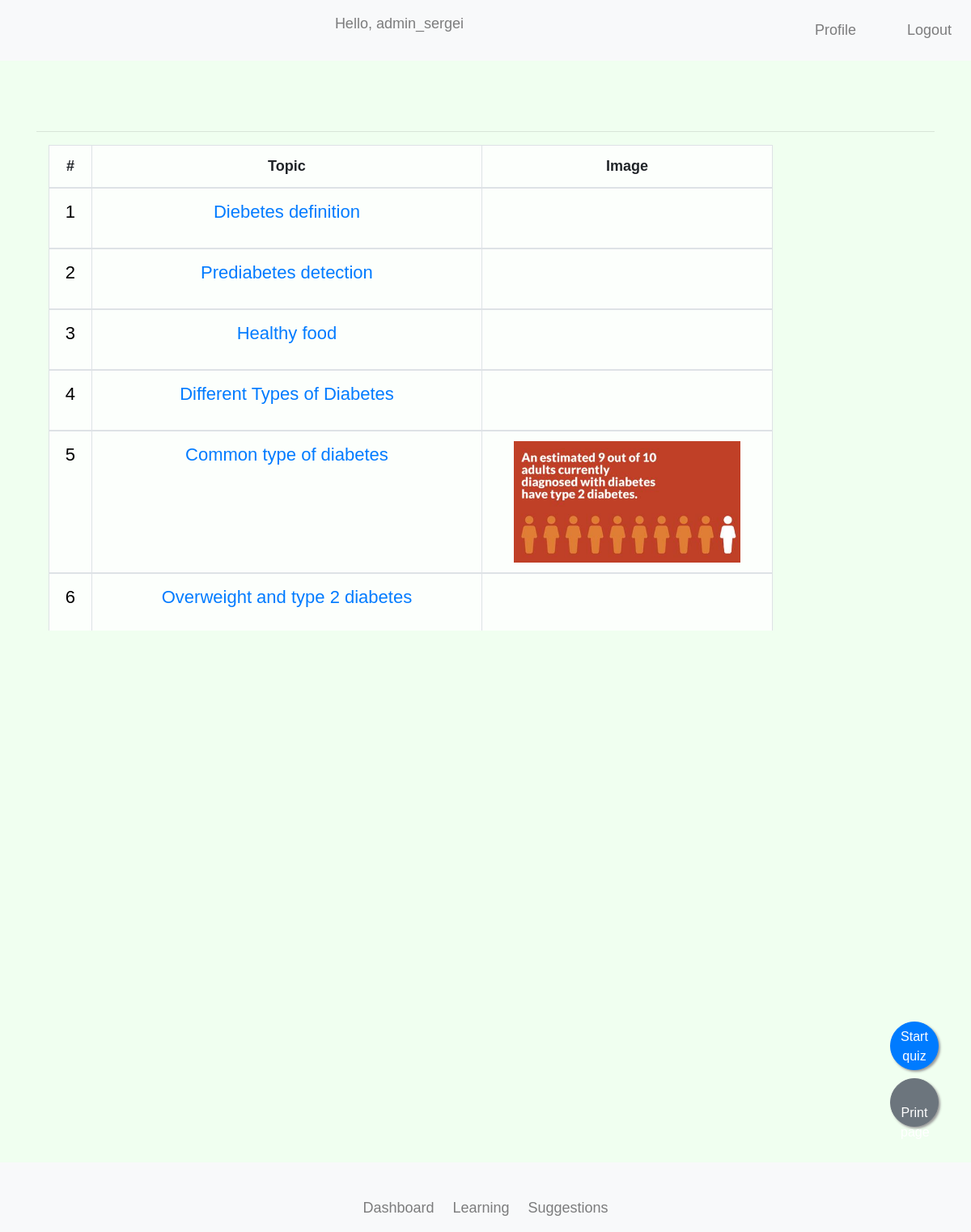
Screenshot of /learning/ (signed in) with the database file from the repository.
### learning/models.py (models this page shows, shortened)
class Material(models.Model):
    title = models.CharField(max_length=100)
    img = models.ImageField(default='diabetes.png', upload_to='card_images')
    description = models.TextField()
    created_date = models.DateTimeField(default=now, editable=False)

### learning/views.py (the view)
# urls.py: path('', list_cards, name='list-cards'),
@login_required(login_url='user:login')
def list_cards(request):
    cards = Material.objects.all().order_by('created_date')
    return render(request, 'learning/base.html', {"cards": cards})

### templates/learning/base.html (shortened to what this page needs)
{% extends 'base/base.html' %}
{% load static %}
{% block content %}
    <br>
    <br>
    <hr class="mt-4">
    <div class="container">
        <div class="row">
            <div class="col-10" style="overflow-x:auto; height: 600px; overflow: auto">
                <table class="table table-hover table-bordered" style="background-color: rgba(255, 255, 255, 0.8); margin-left:auto; margin-right:auto; height: 400px">
                    <thead>
                        <tr style="text-align:center">
                            <th>#</th>
                            <th>Topic</th>
                            <th>Image</th>
                        </tr>
                    </thead>
                    {% for c in cards %}
                    <tbody>
                        <tr style="text-align:center">
                            <td>
                                <p style="color: black; font-size:22px">{{ c.id }}</p>
                            </td>
                            <td>
                                <p style="color: black; font-size:22px">
                                    <a href="{% url 'learning:show-card' c.id %}">{{ c.title }}</a>
                                </p>
                            </td>
                            <td>
                                <img src="{{c.img.url}}" alt="" height=150>
                            </td>
                        </tr>
                    </tbody>
                {% endfor %}
            </table>
            </div>
            <br>
        </div>
    </div>
    <a  class="btn btn-primary" style="position:fixed;
    width:60px;
    height:60px;
    bottom:200px;
    right:40px;
    border-radius:50px;
    text-align:center;
    box-shadow: 2px 2px 3px #999;"
    href="{% url 'learning:main-view' %}" target="_blank">Start quiz</a>
{% endblock %}

### templates/base/base.html (shortened to what this page needs)
<!doctype html>
{% load static %}
<html lang="en">
  <head>
    <link rel="stylesheet" href="https://cdn.jsdelivr.net/npm/bootstrap@4.5.3/dist/css/bootstrap.min.css">
    <link rel="stylesheet" type="text/css" href="{% static 'css/style.css' %}">
    <link href="{% static 'fontawesomefree/css/fontawesome.css' %}" rel="stylesheet" type="text/css">
    <link href="{% static 'fontawesomefree/css/brands.css' %}" rel="stylesheet" type="text/css">
    <link href="{% static 'fontawesomefree/css/solid.css' %}" rel="stylesheet" type="text/css">
  </head>
    <body style="
    background-position: center center;
    background-repeat: no-repeat;
    background-attachment: fixed;
    background-size: cover;
    background-color: honeydew;
    ">
       <nav class="navbar navbar-expand-lg navbar-light bg-light fixed-top">
            <div class="collapse navbar-collapse" id="navbarCollapse">
                 <div class="navbar-nav ml-auto" >
                    {% if user.is_authenticated %}
                         <p id="hello-msg" class="nav-item nav-link">Hello, {{ request.user }} &nbsp;&nbsp;&nbsp;</p>
                    {% endif %}
                 </div>
                 <div class="navbar-nav ml-auto">
                    {% if user.is_authenticated %}
                        <a href="{% url 'user:users-profile' %}" class="nav-item nav-link"><i class="far fa-address-card"></i>&nbsp;&nbsp;Profile &emsp;</a>
                        <a href="{% url 'user:logout' %}" class="nav-item nav-link"> <i class="fas fa-sign-out-alt"></i>&nbsp;&nbsp;Logout</a>
                    {% else %}
                         <a href="{% url 'user:login' %}" class="nav-item nav-link"><i class="fas fa-sign-in-alt"></i>&nbsp;&nbsp;Sign in</a>
                    {% endif %}
                </div>
            </div>
        </nav>
        <br><br>
    <div class="container">
        {% block content %}
        {% endblock %}
    </div>
    <br/>
      <nav class="navbar navbar-expand-lg navbar-light bg-light fixed-bottom py-6 ">
          <div class="container-fluid">
              <ul class="navbar-nav mx-auto text-center nav-justified">
                  {% if user.is_authenticated %}
                  <li class="nav-item">
                      <a class="nav-link" href="{% url 'user:users-home' %}"><i class="fas fa-home"></i>Dashboard</a>
                  </li>
                  <li class="nav-item">
                      <a class="nav-link" href="{% url 'learning:list-cards' %}">
                          <i class="fa-solid fa-graduation-cap"></i><br>Learning</a>
                  </li>
                  <li class="nav-item" >
                    <a class="nav-link" href="{% url 'suggestions:get-health-answers' %}">
                      <i class="fa-solid fa-comment-medical"></i><br>Suggestions</a>
                  </li>
                  <a  class="btn btn-secondary" style="position:fixed;
                  width:60px;
                  height:60px;
                  bottom:130px;
                  right:40px;
                  border-radius:50px;
                  text-align:center;
                  box-shadow: 2px 2px 3px #999;"
                  onclick="window.print()" target="_blank"><i class="fa-solid fa-print"></i>Print page</a>
                  {% endif %}
              </ul>
          </div>
      </nav>
  </body>
</html>

### static/css/style.css (style rules this page uses)
img { max-width: 100%; max-height: 100%; }
table { width: 100%; }
tr { width: 70px; }
body { padding-top: 30px; padding-bottom: 70px; }
nav { position:fixed; max-height: 100px; }

### templates/learning/base.html (style rules this page uses)
img { max-width: 100%; max-height: 100%; }
* { padding:0;margin:0; }
body { font-family:Verdana, Geneva, sans-serif; font-size:18px; background-color:#CCC; }

### rows the page displays
Material: id "1", title "Diebetes definition"
Material: id "2", title "Prediabetes detection"
Material: id "3", title "Healthy food"
Material: id "4", title "Different Types of Diabetes"
Material: id "5", title "Common type of diabetes", img (picture)
Material: id "6", title "Overweight and type 2 diabetes"

### other values shown
{{ request.user }} "admin_sergei"
